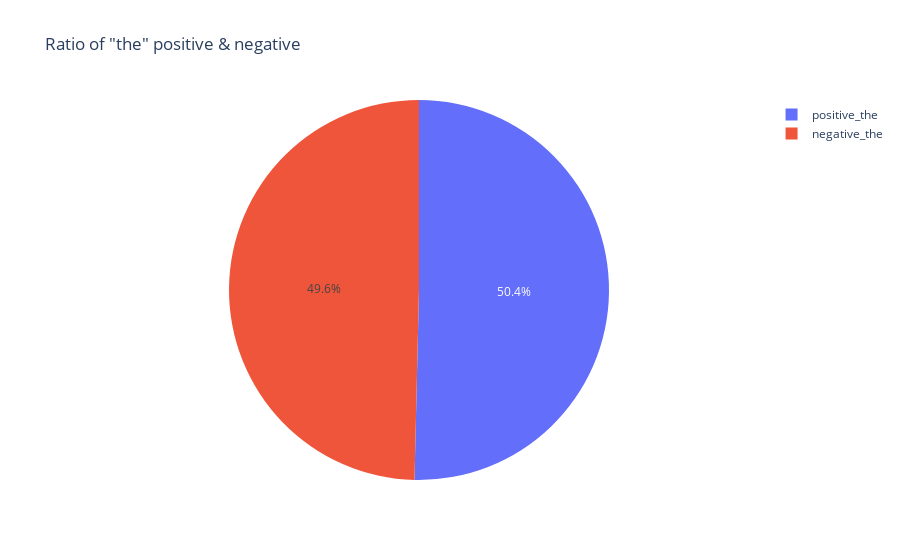

Notebook source saved alongside this figure:
### Markdown cell above
First, I used pie chart to represent the ratio of the biggest ammount of letters "the". It implies several big amount letters might be meaningless for judging positive or negative.

### Code cell
fig = px.pie(values=the, names=pn_name, title='Ratio of "the" positive & negative')
fig.show()

### Figure 1 — Plotly figure (JSON) as saved in the notebook; plotly's stock layout.template omitted (floating-point values rounded to 4 significant figures)
{"data": [{"domain": {"x": [0, 1], "y": [0, 1]}, "hovertemplate": "label=%{label}<br>value=%{value}<extra></extra>", "labels": ["positive_the", "negative_the"], "legendgroup": "", "name": "", "showlegend": true, "type": "pie", "values": [670, 660]}], "layout": {"legend": {"tracegroupgap": 0}, "title": {"text": "Ratio of \"the\" positive & negative"}}}
